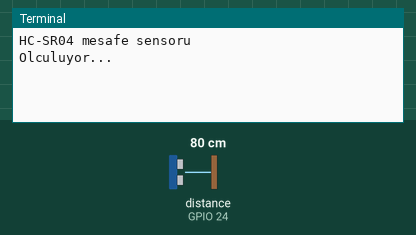
This program was run on a simulated Raspberry Pi (BCM pin numbers). On the bench: the last lines printed to the terminal. The test bench sets the inputs (shaded band); at power-on: distance to the obstacle (sensor on GPIO 24) 80 cm. The echo pulse lasts 58.3 µs per cm; each call to the cloud database takes 0.3 s, and an entry nobody has set reads as its off value or as empty; the clock reads 2024-03-15 10:24:30 at power-on unless the program sets it.

Above: at 1.2 s.
1.3 s: distance to the obstacle (sensor on GPIO 24) set to 2 cm
At 3.4 s:
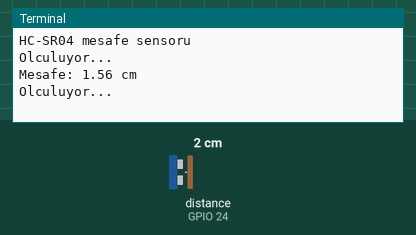
6.7 s: distance to the obstacle (sensor on GPIO 24) set to 4 cm
At 8.7 s:
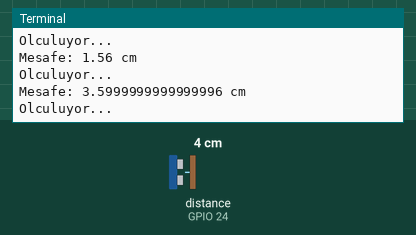

Measured:
- after the input at 1.3 s, the terminal: prints a new line after 1.3 s (image 1)
- after the input at 6.7 s, the terminal: prints a new line after 1.1 s (image 2)

The program:

serverDeneme.py
```python
import RPi.GPIO as GPIO
import time
import pyrebase

GPIO.setmode(GPIO.BCM)
GPIO.setwarnings(False)

TRIG = 23
ECHO = 24

print ("HC-SR04 mesafe sensoru")

GPIO.setup(TRIG,GPIO.OUT)
GPIO.setup(ECHO,GPIO.IN)


firebaseConfig = {
  "apiKey": "AIzaSyBJcx5gGKBkxmenIGujYzCRZ786hz5U1B4",
  "authDomain": "marko2-2e536.firebaseapp.com",
  "databaseURL": "https://marko2-2e536-default-rtdb.europe-west1.firebasedatabase.app",
  "projectId": "marko2-2e536",
  "storageBucket": "marko2-2e536.appspot.com",
  "messagingSenderId": "690586791319",
  "appId": "1:690586791319:web:f79f513965f5a89e83a8d2"
}

firebase =pyrebase.initialize_app(firebaseConfig)

db=firebase.database()


while True:

 GPIO.output(TRIG, False)
 print ("Olculuyor...")
 time.sleep(2)

 GPIO.output(TRIG, True)
 time.sleep(0.00001)
 GPIO.output(TRIG, False)

 while GPIO.input(ECHO)==0:
     pulse_start = time.time()

 while GPIO.input(ECHO)==1:
     pulse_end = time.time()

 pulse_duration = pulse_end - pulse_start

 distance = pulse_duration * 17150
 distance = round(distance, 2)

 if distance > 2 and distance < 400:
     db.child("raspiDeneme").set(distance)
     data=db.child("raspiDeneme").get()
     print ("Mesafe:",data.val() - 0.5,"cm")
 else:
     print ("Menzil asildi")
```
